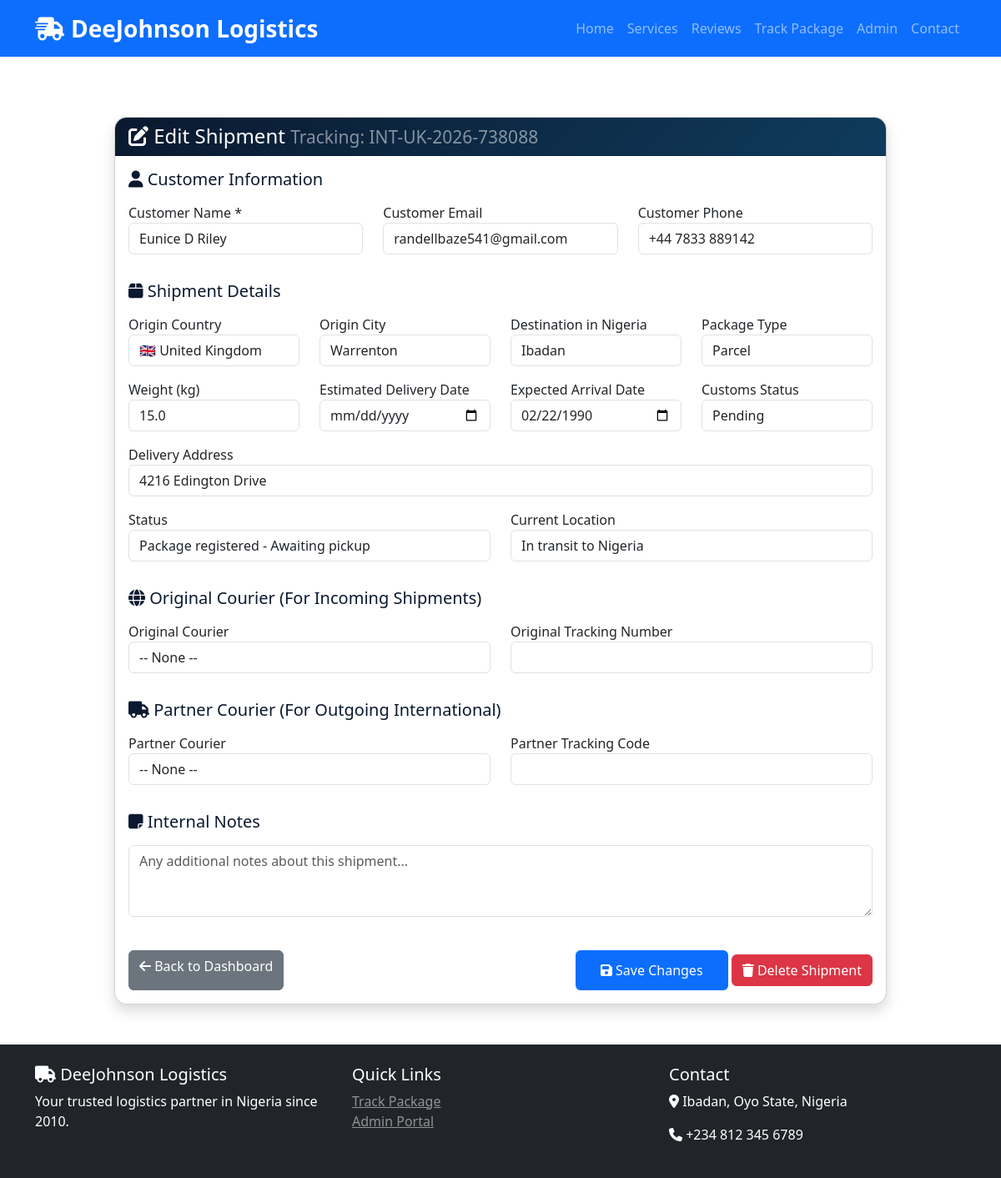
/admin/shipment/edit/1 (signed in), run on the app's committed database.
### app.py (models this page shows)
class Shipment(db.Model):
    id = db.Column(db.Integer, primary_key=True)
    tracking_code = db.Column(db.String(20), unique=True, nullable=False)
    customer_name = db.Column(db.String(100))
    customer_email = db.Column(db.String(100))
    customer_phone = db.Column(db.String(20))
    origin = db.Column(db.String(100))
    destination = db.Column(db.String(100))
    package_type = db.Column(db.String(50))
    package_weight = db.Column(db.Float, default=0)
    estimated_delivery = db.Column(db.String(100))
    status = db.Column(db.String(200))
    current_location = db.Column(db.String(100))
    last_update = db.Column(db.DateTime, default=datetime.utcnow)
    partner_courier = db.Column(db.String(50))
    partner_tracking = db.Column(db.String(50))
    notes = db.Column(db.Text)
    notification_sent = db.Column(db.Boolean, default=False)
    shipment_direction = db.Column(db.String(20), default='outgoing')  # 'incoming' or 'outgoing'
    origin_country = db.Column(db.String(50))  # UK, USA, Canada, China, etc.
    origin_city = db.Column(db.String(100))
    partner_courier_original = db.Column(db.String(50))  # Original courier before handover
    partner_tracking_original = db.Column(db.String(50))
    expected_arrival_date = db.Column(db.String(100))
    customs_status = db.Column(db.String(50), default='pending')  # pending, cleared, held
    delivery_address = db.Column(db.String(200))

### app.py (the view, shortened to what this page needs)
@app.route('/admin/shipment/edit/<int:shipment_id>', methods=['GET', 'POST'])
@login_required
def admin_edit_shipment(shipment_id):
    shipment = Shipment.query.get_or_404(shipment_id)
    return render_template('admin_edit_shipment.html', shipment=shipment)

### app.py (called while the page is built)
def login_required(f):
    @wraps(f)
    def decorated_function(*args, **kwargs):
        if 'admin_logged_in' not in session:
            flash('Please login to access the admin panel', 'warning')
            return redirect(url_for('admin_login'))
        return f(*args, **kwargs)
    return decorated_function

### templates/admin_edit_shipment.html (shortened to what this page needs)
{% extends "base.html" %}
{% block content %}
<div class="container mt-5 pt-4">
    <div class="row justify-content-center">
        <div class="col-lg-10">
            <div class="card shadow">
                <div class="card-header" style="background: linear-gradient(135deg, #0A192F, #0F3B5C); color: white;">
                    <h4 class="mb-0">
                        <i class="fas fa-edit"></i> Edit Shipment
                        <small class="text-white-50">Tracking: {{ shipment.tracking_code }}</small>
                    </h4>
                </div>
                <div class="card-body">
                    <form method="POST">
                        <div class="row">
                            <div class="col-12">
                                <h5 class="mb-3" style="color: #0A192F;">
                                    <i class="fas fa-user"></i> Customer Information
                                </h5>
                            </div>
                            <div class="col-md-4 mb-3">
                                <label>Customer Name *</label>
                                <input type="text" name="customer_name" class="form-control" value="{{ shipment.customer_name }}" required>
                            </div>
                            <div class="col-md-4 mb-3">
                                <label>Customer Email</label>
                                <input type="email" name="customer_email" class="form-control" value="{{ shipment.customer_email or '' }}">
                            </div>
                            <div class="col-md-4 mb-3">
                                <label>Customer Phone</label>
                                <input type="text" name="customer_phone" class="form-control" value="{{ shipment.customer_phone or '' }}">
                            </div>
                            <div class="col-12 mt-3">
                                <h5 class="mb-3" style="color: #0A192F;">
                                    <i class="fas fa-box"></i> Shipment Details
                                </h5>
                            </div>
                            <div class="col-md-3 mb-3">
                                <label>Origin Country</label>
                                <select name="origin_country" class="form-control">
                                    <option value="UK" {% if shipment.origin_country == 'UK' %}selected{% endif %}>🇬🇧 United Kingdom</option>
                                </select>
                            </div>
                            <div class="col-md-3 mb-3">
                                <label>Origin City</label>
                                <input type="text" name="origin_city" class="form-control" value="{{ shipment.origin_city or '' }}" placeholder="e.g., London, New York">
                            </div>
                            <div class="col-md-3 mb-3">
                                <label>Destination in Nigeria</label>
                                <input type="text" name="destination" class="form-control" value="{{ shipment.destination or '' }}" placeholder="e.g., Lagos, Ibadan">
                            </div>
                            <div class="col-md-3 mb-3">
                                <label>Package Type</label>
                                <select name="package_type" class="form-control">
                                    <option {% if shipment.package_type == 'Parcel' %}selected{% endif %}>Parcel</option>
                                </select>
                            </div>
                            <div class="col-md-3 mb-3">
                                <label>Weight (kg)</label>
                                <input type="number" name="package_weight" class="form-control" step="0.1" value="{{ shipment.package_weight }}">
                            </div>
                            <div class="col-md-3 mb-3">
                                <label>Estimated Delivery Date</label>
                                <input type="date" name="estimated_delivery" class="form-control" value="{{ shipment.estimated_delivery }}">
                            </div>
                            <div class="col-md-3 mb-3">
                                <label>Expected Arrival Date</label>
                                <input type="date" name="expected_arrival_date" class="form-control" value="{{ shipment.expected_arrival_date or '' }}">
                            </div>
                            <div class="col-md-3 mb-3">
                                <label>Customs Status</label>
                                <select name="customs_status" class="form-control">
                                    <option value="pending" {% if shipment.customs_status == 'pending' %}selected{% endif %}>Pending</option>
                                </select>
                            </div>
                            <div class="col-md-12 mb-3">
                                <label>Delivery Address</label>
                                <input type="text" name="delivery_address" class="form-control" value="{{ shipment.delivery_address or '' }}" placeholder="Full delivery address in Nigeria">
                            </div>
                            <div class="col-md-6 mb-3">
                                <label>Status</label>
                                <select name="status" class="form-control" required>
                                    <option value="Package registered - Awaiting pickup" {% if shipment.status == 'Package registered - Awaiting pickup' %}selected{% endif %}>Package registered - Awaiting pickup</option>
                                </select>
                            </div>
                            <div class="col-md-6 mb-3">
                                <label>Current Location</label>
                                <input type="text" name="current_location" class="form-control" value="{{ shipment.current_location or '' }}">
                            </div>
                            <div class="col-12 mt-3">
                                <h5 class="mb-3" style="color: #0A192F;">
                                    <i class="fas fa-globe"></i> Original Courier (For Incoming Shipments)
                                </h5>
                            </div>
                            <div class="col-md-6 mb-3">
                                <label>Original Courier</label>
                                <select name="partner_courier_original" class="form-control">
                                    <option value="">-- None --</option>
                                </select>
                            </div>
                            <div class="col-md-6 mb-3">
                                <label>Original Tracking Number</label>
                                <input type="text" name="partner_tracking_original" class="form-control" value="{{ shipment.partner_tracking_original or '' }}">
                            </div>
                            <div class="col-12 mt-3">
                                <h5 class="mb-3" style="color: #0A192F;">
                                    <i class="fas fa-truck"></i> Partner Courier (For Outgoing International)
                                </h5>
                            </div>
                            <div class="col-md-6 mb-3">
                                <label>Partner Courier</label>
                                <select name="partner_courier" class="form-control">
                                    <option value="">-- None --</option>
                                </select>
                            </div>
                            <div class="col-md-6 mb-3">
                                <label>Partner Tracking Code</label>
                                <input type="text" name="partner_tracking" class="form-control" value="{{ shipment.partner_tracking or '' }}">
                            </div>
                            <div class="col-12 mt-3">
                                <h5 class="mb-3" style="color: #0A192F;">
                                    <i class="fas fa-sticky-note"></i> Internal Notes
                                </h5>
                            </div>
                            <div class="col-12 mb-3">
                                <textarea name="notes" rows="3" class="form-control" placeholder="Any additional notes about this shipment...">{{ shipment.notes or '' }}</textarea>
                            </div>
                        </div>
                        <div class="d-flex justify-content-between mt-4">
                            <a href="{{ url_for('admin') }}" class="btn btn-secondary">
                                <i class="fas fa-arrow-left"></i> Back to Dashboard
                            </a>
                            <div>
                                <button type="submit" class="btn btn-primary">
                                    <i class="fas fa-save"></i> Save Changes
                                </button>
                                <button type="button" class="btn btn-danger" onclick="confirmDelete()">
                                    <i class="fas fa-trash"></i> Delete Shipment
                                </button>
                            </div>
                        </div>
                    </form>
                </div>
            </div>
        </div>
    </div>
</div>
{% endblock %}

### static/css/style.css (style rules this page uses)
:root { --primary-blue: #0d6efd; --dark-blue: #0a58ca; }
body { font-family: 'Segoe UI', Tahoma, Geneva, Verdana, sans-serif; }
.btn-primary { background-color: var(--primary-blue); border: none; padding: 12px 30px; }
.card { border-radius: 15px; overflow: hidden; }
.card { transition: transform 0.3s; }

### data on the page
Shipment: tracking_code "INT-UK-2026-738088", customer_name "Eunice D Riley", customer_email "randellbaze541@gmail.com", customer_phone "+44 7833 889142", origin_country "🇬🇧 United Kingdom", origin_city "Warrenton", destination "Ibadan", package_type "Parcel", package_weight "15.0", expected_arrival_date "02/22/1990", customs_status "Pending", delivery_address "4216 Edington Drive", current_location "In transit to Nigeria"
